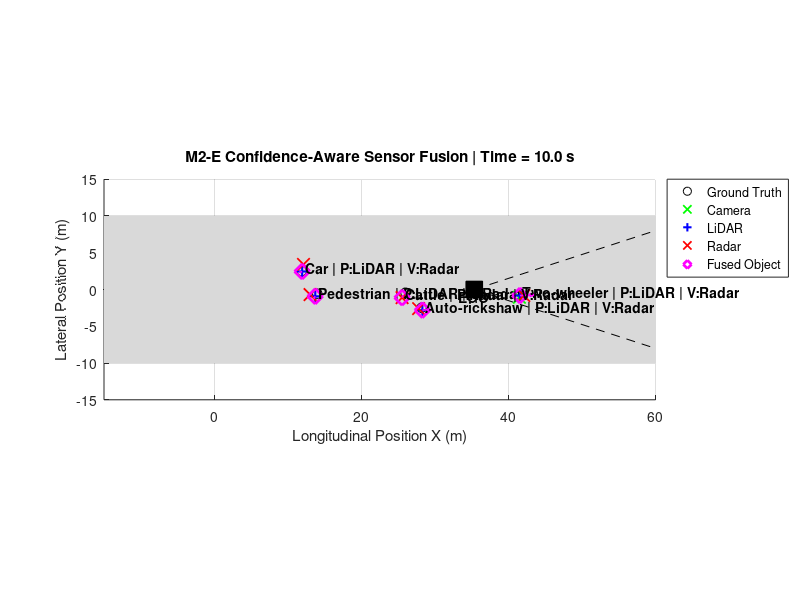

MATLAB code to generate this figure: (Note: this script raises an error after producing the figure.)
%% SIH 26037
% Module M2 - Multi-Sensor Simulation and Fusion
% Stage M2-E: Final confidence-aware sensor fusion
%
% Fusion strategy:
% - LiDAR preferred for position
% - Camera + Radar fused if LiDAR unavailable
% - Radar preferred for velocity
% - Camera provides semantic class when available
%
% Output:
% Fused object list suitable for M3

clc;
clear;
close all;

rng(40);

%% Simulation settings
dt = 0.1;
simTime = 10;
time = 0:dt:simTime;

%% -------------------------------------------------
% SENSOR SETTINGS
%% -------------------------------------------------

% Camera
cameraRange = 30;
cameraHalfFOVdeg = 18;
cameraDetectionProbability = 0.90;
cameraNoiseStd = 0.35;

% LiDAR
lidarRange = 35;
lidarDetectionProbability = 0.96;
lidarNoiseStd = 0.18;

% Radar
radarRange = 45;
radarDetectionProbability = 0.94;
radarPositionNoiseStd = 0.55;
radarVelocityNoiseStd = 0.35;

%% -------------------------------------------------
% FALLBACK POSITION WEIGHTS
%% -------------------------------------------------

cameraWeight = 1/(cameraNoiseStd^2);
radarWeight = 1/(radarPositionNoiseStd^2);

%% Ego vehicle
ego.x = 0;
ego.y = 0;
ego.vx = 3.5;
ego.vy = 0;

%% -------------------------------------------------
% ACTORS
%% -------------------------------------------------

actors(1).id = 1;
actors(1).type = "Car";
actors(1).state = [22, 2.5, -1.0, 0];

actors(2).id = 2;
actors(2).type = "Pedestrian";
actors(2).state = [14, 6.5, 0, -0.7];

actors(3).id = 3;
actors(3).type = "Auto-rickshaw";
actors(3).state = [10, -4.5, 1.8, 0.2];

actors(4).id = 4;
actors(4).type = "Two-wheeler";
actors(4).state = [-4, -2.0, 4.5, 0.1];

actors(5).id = 5;
actors(5).type = "Cattle";
actors(5).state = [27, -7.0, -0.1, 0.65];

numActors = length(actors);

%% -------------------------------------------------
% METRICS
%% -------------------------------------------------

fusedPositionErrors = [];
fusedVelocityErrors = [];

fusionCount = 0;

lidarPositionUsed = 0;
fallbackPositionUsed = 0;
radarVelocityUsed = 0;

cameraClassUsed = 0;
fallbackClassUsed = 0;

%% Store final-frame fused objects
finalFusedObjects = struct( ...
    'ObjectID', {}, ...
    'Class', {}, ...
    'Position', {}, ...
    'Velocity', {}, ...
    'PositionSource', {}, ...
    'VelocitySource', {});

%% Figure
figure( ...
    'Name','SIH 26037 - M2-E Final Sensor Fusion', ...
    'NumberTitle','off');

%% -------------------------------------------------
% MAIN LOOP
%% -------------------------------------------------

for k = 1:length(time)

    cla;
    hold on;
    grid on;

    %% Road
    patch([-15 60 60 -15], ...
          [-10 -10 10 10], ...
          [0.85 0.85 0.85], ...
          'EdgeColor','none');

    %% Ego update
    ego.x = ego.x + ego.vx*dt;
    ego.y = ego.y + ego.vy*dt;

    plot(ego.x,ego.y,'ks', ...
        'MarkerSize',12, ...
        'MarkerFaceColor','k');

    text(ego.x,ego.y-1, ...
        'EGO', ...
        'HorizontalAlignment','center', ...
        'FontWeight','bold');

    %% Camera FOV
    fovAngle = deg2rad(cameraHalfFOVdeg);

    leftX = ego.x + cameraRange*cos(fovAngle);
    leftY = ego.y + cameraRange*sin(fovAngle);

    rightX = ego.x + cameraRange*cos(fovAngle);
    rightY = ego.y - cameraRange*sin(fovAngle);

    plot([ego.x leftX], ...
         [ego.y leftY], ...
         'k--');

    plot([ego.x rightX], ...
         [ego.y rightY], ...
         'k--');

    %% Current-frame output
    frameFusedObjects = struct( ...
        'ObjectID', {}, ...
        'Class', {}, ...
        'Position', {}, ...
        'Velocity', {}, ...
        'PositionSource', {}, ...
        'VelocitySource', {});

    %% -------------------------------------------------
    % ACTOR LOOP
    %% -------------------------------------------------

    for i = 1:numActors

        %% Ground-truth update
        actors(i).state(1) = ...
            actors(i).state(1) + actors(i).state(3)*dt;

        actors(i).state(2) = ...
            actors(i).state(2) + actors(i).state(4)*dt;

        trueX = actors(i).state(1);
        trueY = actors(i).state(2);

        trueVx = actors(i).state(3);
        trueVy = actors(i).state(4);

        truePosition = [trueX trueY];
        trueVelocity = [trueVx trueVy];

        %% Plot truth
        plot(trueX,trueY,'ko', ...
            'MarkerSize',7);

        %% Relative geometry
        dx = trueX - ego.x;
        dy = trueY - ego.y;

        rangeToActor = hypot(dx,dy);
        angleToActor = atan2(dy,dx);

        %% ---------------------------------------------
        % SENSOR FLAGS
        %% ---------------------------------------------

        hasCamera = false;
        hasLidar = false;
        hasRadar = false;

        cameraPos = [NaN NaN];
        lidarPos = [NaN NaN];
        radarPos = [NaN NaN];

        radarVel = [NaN NaN];

        cameraClass = "";

        %% ---------------------------------------------
        % CAMERA
        %% ---------------------------------------------

        cameraVisible = ...
            dx > 0 && ...
            rangeToActor <= cameraRange && ...
            abs(angleToActor) <= fovAngle;

        if cameraVisible && ...
                rand <= cameraDetectionProbability

            hasCamera = true;

            cameraPos = [
                trueX + cameraNoiseStd*randn, ...
                trueY + cameraNoiseStd*randn
            ];

            % In this prototype the camera supplies class
            cameraClass = actors(i).type;

            plot(cameraPos(1),cameraPos(2), ...
                'gx', ...
                'MarkerSize',9, ...
                'LineWidth',1.3);
        end

        %% ---------------------------------------------
        % LIDAR
        %% ---------------------------------------------

        if rangeToActor <= lidarRange && ...
                rand <= lidarDetectionProbability

            hasLidar = true;

            lidarPos = [
                trueX + lidarNoiseStd*randn, ...
                trueY + lidarNoiseStd*randn
            ];

            plot(lidarPos(1),lidarPos(2), ...
                'b+', ...
                'MarkerSize',9, ...
                'LineWidth',1.5);
        end

        %% ---------------------------------------------
        % RADAR
        %% ---------------------------------------------

        if rangeToActor <= radarRange && ...
                rand <= radarDetectionProbability

            hasRadar = true;

            radarPos = [
                trueX + radarPositionNoiseStd*randn, ...
                trueY + radarPositionNoiseStd*randn
            ];

            radarVel = [
                trueVx + radarVelocityNoiseStd*randn, ...
                trueVy + radarVelocityNoiseStd*randn
            ];

            plot(radarPos(1),radarPos(2), ...
                'rx', ...
                'MarkerSize',9, ...
                'LineWidth',1.3);
        end

        %% ---------------------------------------------
        % FUSION
        %% ---------------------------------------------

        if hasCamera || hasLidar || hasRadar

            fusionCount = fusionCount + 1;

            %% POSITION
            if hasLidar

                % LiDAR is most accurate for position
                fusedPosition = lidarPos;
                positionSource = "LiDAR";

                lidarPositionUsed = ...
                    lidarPositionUsed + 1;

            elseif hasCamera && hasRadar

                % Weighted fallback if LiDAR is missing
                fusedX = ...
                    (cameraWeight*cameraPos(1) + ...
                     radarWeight*radarPos(1)) / ...
                    (cameraWeight + radarWeight);

                fusedY = ...
                    (cameraWeight*cameraPos(2) + ...
                     radarWeight*radarPos(2)) / ...
                    (cameraWeight + radarWeight);

                fusedPosition = [fusedX fusedY];

                positionSource = ...
                    "Camera+Radar";

                fallbackPositionUsed = ...
                    fallbackPositionUsed + 1;

            elseif hasCamera

                fusedPosition = cameraPos;
                positionSource = "Camera";

                fallbackPositionUsed = ...
                    fallbackPositionUsed + 1;

            else

                fusedPosition = radarPos;
                positionSource = "Radar";

                fallbackPositionUsed = ...
                    fallbackPositionUsed + 1;
            end

            %% VELOCITY
            if hasRadar

                fusedVelocity = radarVel;
                velocitySource = "Radar";

                radarVelocityUsed = ...
                    radarVelocityUsed + 1;

            else

                % No direct velocity measurement available
                fusedVelocity = [NaN NaN];
                velocitySource = "Unavailable";
            end

            %% CLASS
            if hasCamera

                fusedClass = cameraClass;

                cameraClassUsed = ...
                    cameraClassUsed + 1;

            else

                % Standalone fallback:
                % object type is retained from scenario metadata
                fusedClass = actors(i).type;

                fallbackClassUsed = ...
                    fallbackClassUsed + 1;
            end

            %% -----------------------------------------
            % METRICS
            %% -----------------------------------------

            fusedPositionErrors(end+1) = ...
                norm(fusedPosition - truePosition);

            if hasRadar

                fusedVelocityErrors(end+1) = ...
                    norm(fusedVelocity - trueVelocity);
            end

            %% -----------------------------------------
            % OUTPUT STRUCTURE
            %% -----------------------------------------

            fusedObject.ObjectID = actors(i).id;
            fusedObject.Class = fusedClass;
            fusedObject.Position = fusedPosition;
            fusedObject.Velocity = fusedVelocity;
            fusedObject.PositionSource = positionSource;
            fusedObject.VelocitySource = velocitySource;

            frameFusedObjects(end+1) = ...
                fusedObject;

            %% -----------------------------------------
            % VISUALIZATION
            %% -----------------------------------------

            plot( ...
                fusedPosition(1), ...
                fusedPosition(2), ...
                'md', ...
                'MarkerSize',11, ...
                'LineWidth',2);

            text( ...
                fusedPosition(1)+0.4, ...
                fusedPosition(2)+0.4, ...
                sprintf( ...
                '%s | P:%s | V:%s', ...
                fusedClass, ...
                positionSource, ...
                velocitySource), ...
                'FontWeight','bold');

            %% Velocity arrow
            if hasRadar

                quiver( ...
                    fusedPosition(1), ...
                    fusedPosition(2), ...
                    fusedVelocity(1), ...
                    fusedVelocity(2), ...
                    0.4, ...
                    'm', ...
                    'LineWidth',1.2);
            end
        end
    end

    %% Save latest frame
    finalFusedObjects = ...
        frameFusedObjects;

    %% Formatting
    xlim([-15 60]);
    ylim([-15 15]);

    axis equal;

    xlabel('Longitudinal Position X (m)');
    ylabel('Lateral Position Y (m)');

    title(sprintf( ...
        'M2-E Confidence-Aware Sensor Fusion | Time = %.1f s', ...
        time(k)));

    h1 = plot(nan,nan,'ko');
    h2 = plot(nan,nan,'gx','LineWidth',1.3);
    h3 = plot(nan,nan,'b+','LineWidth',1.5);
    h4 = plot(nan,nan,'rx','LineWidth',1.3);
    h5 = plot(nan,nan,'md','LineWidth',2);

    legend( ...
        [h1 h2 h3 h4 h5], ...
        {'Ground Truth', ...
         'Camera', ...
         'LiDAR', ...
         'Radar', ...
         'Fused Object'}, ...
        'Location','northeastoutside');

    drawnow;
end

%% -------------------------------------------------
% FINAL METRICS
%% -------------------------------------------------

fusedPositionRMSE = ...
    sqrt(mean(fusedPositionErrors.^2));

fusedMeanPositionError = ...
    mean(fusedPositionErrors);

fusedVelocityRMSE = ...
    sqrt(mean(fusedVelocityErrors.^2));

%% -------------------------------------------------
% DISPLAY FINAL RESULTS
%% -------------------------------------------------

fprintf('\n');
fprintf('====================================================\n');
fprintf(' SIH 26037 - M2-E FINAL FUSION RESULTS\n');
fprintf('====================================================\n');

fprintf('Fused position RMSE       : %.3f m\n', ...
    fusedPositionRMSE);

fprintf('Mean fused position error : %.3f m\n', ...
    fusedMeanPositionError);

fprintf('Fused velocity RMSE       : %.3f m/s\n', ...
    fusedVelocityRMSE);

fprintf('\nTotal fused objects        : %d\n', ...
    fusionCount);

fprintf('\nPosition source usage\n');
fprintf('LiDAR primary              : %d\n', ...
    lidarPositionUsed);

fprintf('Fallback position          : %d\n', ...
    fallbackPositionUsed);

fprintf('\nSemantic / velocity usage\n');
fprintf('Camera class used          : %d\n', ...
    cameraClassUsed);

fprintf('Radar velocity used        : %d\n', ...
    radarVelocityUsed);

fprintf('====================================================\n');

%% -------------------------------------------------
% FINAL OBJECT TABLE FOR M3
%% -------------------------------------------------

fprintf('\nFinal-frame fused object list for M3:\n');
fprintf('------------------------------------------------------------\n');

fprintf('%-5s %-16s %-10s %-10s %-10s %-10s\n', ...
    'ID', ...
    'Class', ...
    'X (m)', ...
    'Y (m)', ...
    'Vx', ...
    'Vy');

fprintf('------------------------------------------------------------\n');

for i = 1:length(finalFusedObjects)

    fprintf('%-5d %-16s %-10.2f %-10.2f ', ...
        finalFusedObjects(i).ObjectID, ...
        finalFusedObjects(i).Class, ...
        finalFusedObjects(i).Position(1), ...
        finalFusedObjects(i).Position(2));

    if all(~isnan(finalFusedObjects(i).Velocity))

        fprintf('%-10.2f %-10.2f\n', ...
            finalFusedObjects(i).Velocity(1), ...
            finalFusedObjects(i).Velocity(2));

    else

        fprintf('%-10s %-10s\n', ...
            'N/A', ...
            'N/A');
    end
end

%% Save interface data for M3
save( ...
    '../data/M2_fused_output.mat', ...
    'finalFusedObjects');

disp("M2-E final sensor fusion completed successfully.");
disp("M2 fused output saved for M3.");
